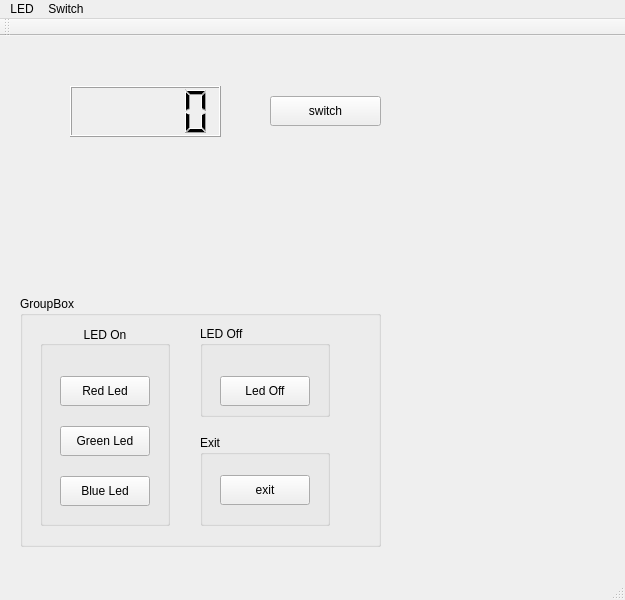
<?xml version="1.0" encoding="UTF-8"?>
<ui version="4.0">
 <class>MainWindow</class>
 <widget class="QMainWindow" name="MainWindow">
  <property name="geometry">
   <rect>
    <x>0</x>
    <y>0</y>
    <width>625</width>
    <height>600</height>
   </rect>
  </property>
  <property name="windowTitle">
   <string>MainWindow</string>
  </property>
  <widget class="QWidget" name="centralwidget">
   <widget class="QPushButton" name="btn_switch">
    <property name="geometry">
     <rect>
      <x>270</x>
      <y>60</y>
      <width>111</width>
      <height>30</height>
     </rect>
    </property>
    <property name="text">
     <string>switch</string>
    </property>
   </widget>
   <widget class="QLCDNumber" name="lcdNum">
    <property name="geometry">
     <rect>
      <x>70</x>
      <y>50</y>
      <width>151</width>
      <height>51</height>
     </rect>
    </property>
   </widget>
   <widget class="QGroupBox" name="groupBox_2">
    <property name="geometry">
     <rect>
      <x>20</x>
      <y>260</y>
      <width>361</width>
      <height>251</height>
     </rect>
    </property>
    <property name="title">
     <string>GroupBox</string>
    </property>
    <widget class="QGroupBox" name="groupBox">
     <property name="enabled">
      <bool>true</bool>
     </property>
     <property name="geometry">
      <rect>
       <x>20</x>
       <y>30</y>
       <width>130</width>
       <height>200</height>
      </rect>
     </property>
     <property name="tabletTracking">
      <bool>false</bool>
     </property>
     <property name="focusPolicy">
      <enum>Qt::NoFocus</enum>
     </property>
     <property name="acceptDrops">
      <bool>false</bool>
     </property>
     <property name="layoutDirection">
      <enum>Qt::LeftToRight</enum>
     </property>
     <property name="title">
      <string>LED On</string>
     </property>
     <property name="alignment">
      <set>Qt::AlignCenter</set>
     </property>
     <property name="flat">
      <bool>false</bool>
     </property>
     <property name="checkable">
      <bool>false</bool>
     </property>
     <widget class="QPushButton" name="btn_red">
      <property name="geometry">
       <rect>
        <x>20</x>
        <y>50</y>
        <width>90</width>
        <height>30</height>
       </rect>
      </property>
      <property name="text">
       <string>Red Led</string>
      </property>
     </widget>
     <widget class="QPushButton" name="btn_green">
      <property name="geometry">
       <rect>
        <x>20</x>
        <y>100</y>
        <width>90</width>
        <height>30</height>
       </rect>
      </property>
      <property name="text">
       <string>Green Led</string>
      </property>
     </widget>
     <widget class="QPushButton" name="btn_blue">
      <property name="geometry">
       <rect>
        <x>20</x>
        <y>150</y>
        <width>90</width>
        <height>30</height>
       </rect>
      </property>
      <property name="text">
       <string>Blue Led</string>
      </property>
     </widget>
    </widget>
    <widget class="QGroupBox" name="groupBox_3">
     <property name="geometry">
      <rect>
       <x>180</x>
       <y>30</y>
       <width>130</width>
       <height>91</height>
      </rect>
     </property>
     <property name="title">
      <string>LED Off</string>
     </property>
     <widget class="QPushButton" name="btn_off">
      <property name="geometry">
       <rect>
        <x>20</x>
        <y>50</y>
        <width>90</width>
        <height>30</height>
       </rect>
      </property>
      <property name="text">
       <string>Led Off</string>
      </property>
     </widget>
    </widget>
    <widget class="QGroupBox" name="groupBox_4">
     <property name="geometry">
      <rect>
       <x>180</x>
       <y>139</y>
       <width>130</width>
       <height>91</height>
      </rect>
     </property>
     <property name="title">
      <string>Exit</string>
     </property>
     <widget class="QPushButton" name="btn_exit">
      <property name="geometry">
       <rect>
        <x>20</x>
        <y>40</y>
        <width>90</width>
        <height>30</height>
       </rect>
      </property>
      <property name="text">
       <string>exit</string>
      </property>
     </widget>
    </widget>
   </widget>
  </widget>
  <widget class="QMenuBar" name="menubar">
   <property name="geometry">
    <rect>
     <x>0</x>
     <y>0</y>
     <width>625</width>
     <height>28</height>
    </rect>
   </property>
   <widget class="QMenu" name="menuLED">
    <property name="title">
     <string>LED</string>
    </property>
   </widget>
   <widget class="QMenu" name="menuSwitch">
    <property name="title">
     <string>Switch</string>
    </property>
   </widget>
   <addaction name="menuLED"/>
   <addaction name="menuSwitch"/>
  </widget>
  <widget class="QStatusBar" name="statusbar"/>
  <widget class="QToolBar" name="toolBar">
   <property name="windowTitle">
    <string>toolBar</string>
   </property>
   <attribute name="toolBarArea">
    <enum>TopToolBarArea</enum>
   </attribute>
   <attribute name="toolBarBreak">
    <bool>false</bool>
   </attribute>
  </widget>
 </widget>
 <resources/>
 <connections/>
</ui>
